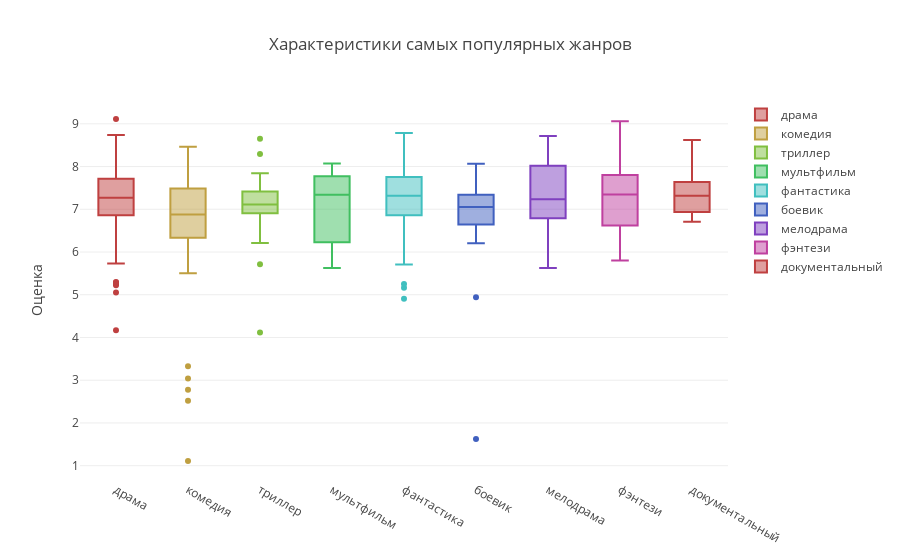

Notebook code for this chart:
### Code cell
N = float(len(popular_genres))
c = ['hsl('+str(h)+',50%'+',50%)' for h in np.linspace(0, 360, N)]
data = [{
    'y': movie_data_df[movie_data_df.genre == popular_genres[i]].kp_rating, 
    'type':'box',
    'marker':{'color': c[i]},
    'name': popular_genres[i]
    } for i in range(len(popular_genres))]

layout = go.Layout(
    yaxis=dict(
        title='Оценка',
    ),
    title = "Характеристики самых популярных жанров"

)
fig = go.Figure(data=data, layout=layout)
iplot(fig)

### Figure 1 — Plotly figure (JSON) as saved in the notebook; plotly's stock layout.template omitted (floating-point values rounded to 4 significant figures; data arrays with more than 128 entries replaced by an {"elided": "..."} marker saying what was removed)
{"data": [{"marker": {"color": "hsl(0.0,50%,50%)"}, "name": "драма", "type": "box", "uid": "c26eea1f-d562-466b-8985-5ef368fcdb2e", "y": {"elided": "193 float values"}}, {"marker": {"color": "hsl(45.0,50%,50%)"}, "name": "комедия", "type": "box", "uid": "6c684721-3c9e-4aae-8d0c-3fa6cf0a0810", "y": [1.11, 6.911, 7.561, 5.705, 6.525, 2.52, 6.809, 6.744, 6.335, 5.502, 7.308, 6.936, 3.327, 6.619, 7.185, 7.012, 7.368, 6.598, 6.84, 7.355, 3.038, 2.78, 6.76, 7.292, 7.351, 5.808, 7.486, 7.576, 7.598, 7.978, 7.681, 8.021, 7.309, 6.422, 6.38, 6.73, 6.195, 7.575, 8.46, 5.936, 6.589, 7.623, 7.691, 7.844, 6.273, 7.142]}, {"marker": {"color": "hsl(90.0,50%,50%)"}, "name": "триллер", "type": "box", "uid": "04ec1b92-c8e4-4637-bd37-eb2ee5d59dbf", "y": [7.118, 7.777, 6.743, 7.138, 6.897, 6.918, 6.607, 6.705, 7.328, 7.356, 6.619, 7.114, 7.026, 6.21, 7.193, 7.69, 6.964, 6.988, 6.97, 7.669, 7.533, 7.655, 7.744, 7.264, 7.361, 7.468, 7.113, 7.012, 8.296, 8.649, 7.154, 7.001, 7.047, 7.259, 5.714, 4.118, 6.572, 6.696, 7.843, 7.072]}, {"marker": {"color": "hsl(135.0,50%,50%)"}, "name": "мультфильм", "type": "box", "uid": "29c72a46-ea08-4392-8e27-eae019bf8c62", "y": [7.667, 6.424, 7.697, 6.138, 5.66, 7.771, 6.739, 6.545, 6.772, 7.917, 7.504, 8.069, 8.011, 7.679, 6.022, 7.717, 8.001, 7.837, 7.771, 7.76, 7.978, 7.819, 5.626, 6.936, 6.228, 7.299, 7.435, 7.595, 6.437, 5.803, 5.857, 6.526, 7.943, 7.385, 7.276, 6.038, 6.16, 6.214]}, {"marker": {"color": "hsl(180.0,50%,50%)"}, "name": "фантастика", "type": "box", "uid": "29639a73-39b2-4777-b335-93e86eb9f13d", "y": [7.427, 7.981, 5.817, 6.969, 7.251, 5.253, 7.001, 7.75, 7.754, 7.37, 7.542, 7.02, 7.572, 6.937, 4.908, 7.362, 8.111, 5.71, 5.165, 7.183, 7.748, 8.168, 8.287, 8.504, 8.625, 8.784, 7.272, 6.723, 7.592, 6.145, 7.23, 6.862, 8.587, 6.233]}, {"marker": {"color": "hsl(225.0,50%,50%)"}, "name": "боевик", "type": "box", "uid": "14fea938-e118-467c-8cd3-84761cb37f9a", "y": [6.839, 6.202, 7.339, 7.057, 6.656, 7.239, 6.582, 7.129, 7.594, 7.716, 7.487, 7.075, 7.571, 8.024, 8.063, 7.33, 7.255, 6.854, 7.054, 7.29, 6.88, 4.943, 6.396, 6.645, 7.044, 6.567, 1.627, 6.559, 6.889, 7.359]}, {"marker": {"color": "hsl(270.0,50%,50%)"}, "name": "мелодрама", "type": "box", "uid": "8f4ac9c2-e046-4f82-bd31-b17c810582b1", "y": [5.624, 6.58, 6.514, 7.001, 7.411, 7.243, 6.766, 7.009, 7.715, 8.086, 7.434, 7.054, 8.015, 8.023, 8.357, 8.29, 8.466, 8.715, 7.622, 7.236, 7.039, 5.847, 6.764, 6.801, 7.12]}, {"marker": {"color": "hsl(315.0,50%,50%)"}, "name": "фэнтези", "type": "box", "uid": "c8a2b8f5-814e-47d9-9f7b-6f43c6377fda", "y": [7.219, 7.75, 8.108, 6.59, 7.337, 7.56, 6.574, 7.957, 9.062, 7.696, 7.85, 5.803, 8.563, 6.168, 6.279, 7.351, 6.651, 7.117, 7.246, 7.531]}, {"marker": {"color": "hsl(360.0,50%,50%)"}, "name": "документальный", "type": "box", "uid": "51c6da37-7d60-498b-981e-74d556a419e9", "y": [6.888, 6.708, 7.859, 6.952, 7.648, 7.441, 8.621, 7.327, 7.305, 7.452, 7.273, 7.627, 6.916, 8.251, 7.091, 6.798]}], "layout": {"title": "Характеристики самых популярных жанров", "yaxis": {"title": "Оценка"}}}
